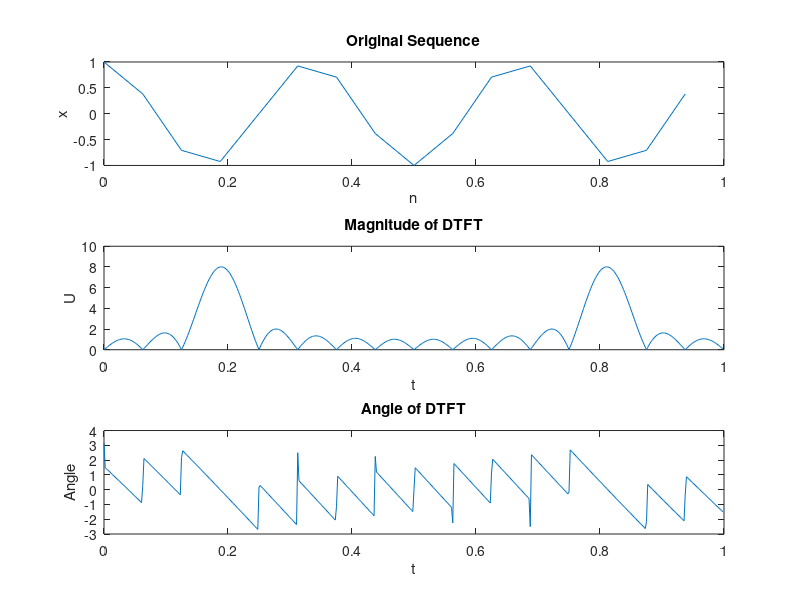

MATLAB code for this plot:
clc;
clear all;
close all;

N = 16;
M = 512;
n = 0:1:N-1 ;
r = 3;

x = cos(2*pi*r*n/N);
subplot(3,1,1);

%plot(n,x)

plot(n/16, x);
xlabel('n');
ylabel('x');
title('Original Sequence');


U=fft(x,M);
t=0:1:M-1;
subplot(3,1,2);
plot(t/512, abs(U));
xlabel('t');
ylabel('U');
title('Magnitude of DTFT');

subplot(3,1,3);
plot(t/512, angle(U));
xlabel('t');
ylabel('Angle');
title('Angle of DTFT');